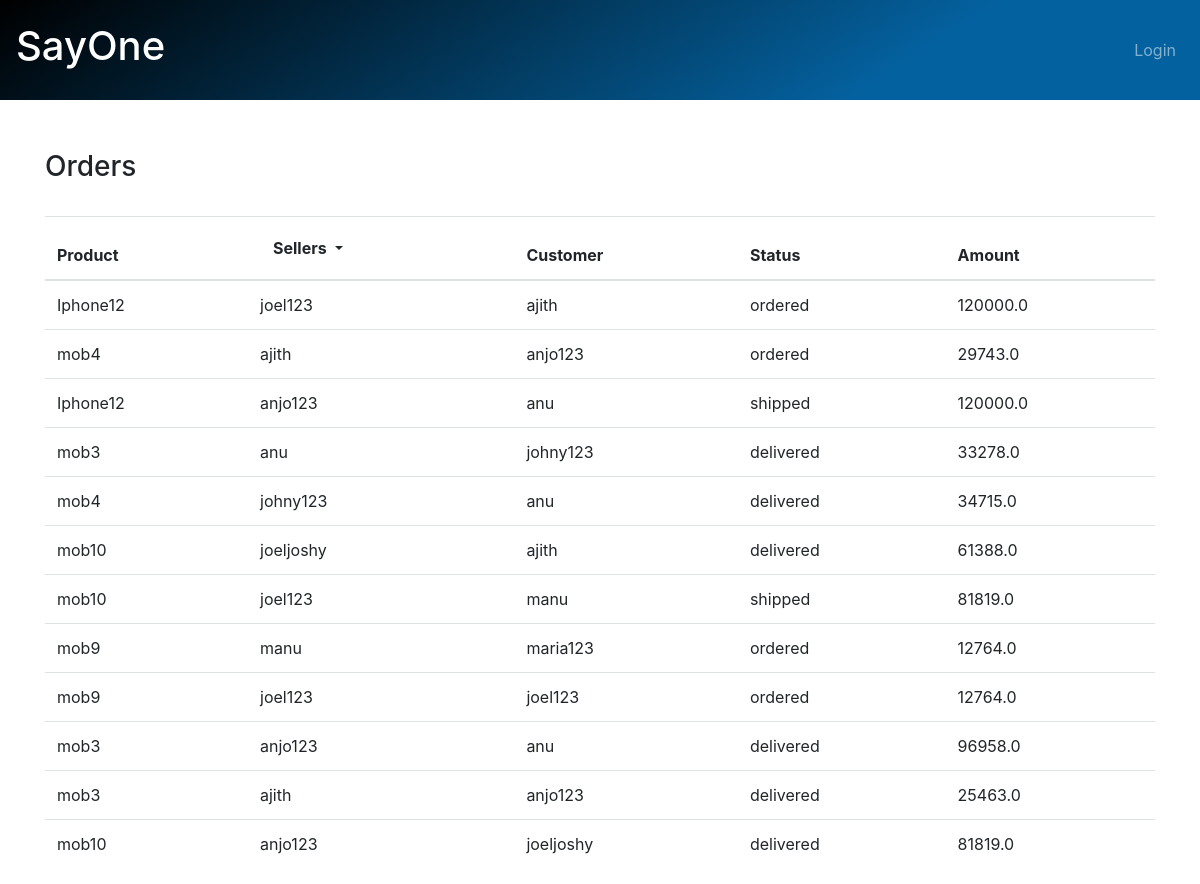
The page /administrator/sales/ on the database its author committed.
### seller/models.py (models this page shows, shortened)
class Products(models.Model):
    user = models.ForeignKey(User,on_delete=models.CASCADE)
    product_name = models.CharField(max_length=250)
    image = models.ImageField(upload_to='images')
    description = models.TextField()
    price = models.FloatField()
    stock = models.IntegerField()
    category = models.CharField(max_length=50)
    brand = models.CharField(max_length=50)
    ram = models.CharField(max_length=50)
    storage = models.CharField(max_length=50)
    color = models.CharField(max_length=50)
    offer = models.FloatField()

### customer/models.py (models this page shows)
class Orders(models.Model):
    product=models.ForeignKey(Products,on_delete=models.CASCADE)
    user=models.CharField(max_length=120)
    address=models.TextField()
    seller = models.CharField(max_length=250,default=None)
    options=(
        ('pending','pending'),
        ("ordered","ordered"),
        ("packed","packed"),
        ("shipped","shipped"),
        ("delivered","delivered"),
        ("cancelled","cancelled")
    )
    quantity = models.IntegerField(default=1)
    status=models.CharField(max_length=120,choices=options,default="pending")
    date=models.DateField(auto_now=True)

### Admin/views.py (the view, shortened to what this page needs)
# urls.py: path('sales/',sales,name='sales'),
def sales(request):
    sales = Orders.objects.exclude(status='pending')
    sellers=[i[0] for i in sales.values_list('seller').distinct()]
    status=[i[0] for i in sales.values_list('status').distinct()]
    s=[]
    for i in sales:
        val={}
        val['product']=i.product.product_name
        val['seller']=i.seller
        val['customer']=i.user
        val['status']=i.status
        val['amt']=(i.quantity * i.product.price)
        s.append(val)
    return render(request, 'salesHome.html', {'sales': s,'sellers':sellers,'status':status})

### Admin/templates/salesHome.html (shortened to what this page needs)
{% extends 'base.html' %}
    {% block content %}
<div class="container" style="margin-top:50px">
<form action="#" method="POST">
           <h3 style="padding-top:100px">Orders </h3><br>
            <table class="table table-hover">
                <thead>
                    <tr>
                        <th>
                            Product
                        </th>
                        <th>
                            <div class="dropdown">
                                <button type="button" class="btn dropdown-toggle drop" data-toggle="dropdown">
                                    <b>Sellers</b>
                                </button>
                            </div>
                        </th>
                        <th>Customer</th>
                        <th>
                           Status
                        </th>
                        <th>
                           Amount
                        </th>
                      </tr>
                </thead>
                <tbody>
                {% for s in sales %}
                    <tr>
                        <td>{{s.product}}</td>
                        <td>{{s.seller}}</td>
                        <td>{{s.customer}}</td>
                        <td>{{s.status}}</td>
                        <td>{{s.amt}}</td>
                    </tr>
                {% endfor %}
                </tbody>
            </table>
    </form>
</div>
{% endblock %}

### rows shown on the page
Products: product "Iphone12" "Iphone12"
Orders: seller "joel123", customer "ajith", status "ordered"
Products: product "mob4"
Orders: seller "ajith", customer "anjo123", status "ordered"
Orders: seller "anjo123", customer "anu", status "shipped"
Products: product "mob3"
Orders: seller "anu", customer "johny123", status "delivered"
Products: product "mob4"
Orders: seller "johny123", customer "anu", status "delivered"
Products: product "mob10"
Orders: seller "joeljoshy", customer "ajith", status "delivered"
Products: product "mob10" "mob10"
Orders: seller "joel123", customer "manu", status "shipped"
Products: product "mob9" "mob9"
Orders: seller "manu", customer "maria123", status "ordered"
Orders: seller "joel123", customer "joel123", status "ordered"
Products: product "mob3"
Orders: seller "anjo123", customer "anu", status "delivered"
Products: product "mob3"
Orders: seller "ajith", customer "anjo123", status "delivered"
Orders: seller "anjo123", customer "joeljoshy", status "delivered"

### other values the page prints
{{ s.amt }} "120000.0" "29743.0" "120000.0" "33278.0" "34715.0" "61388.0" "81819.0" "12764.0" "12764.0" "96958.0" "25463.0" "81819.0"
